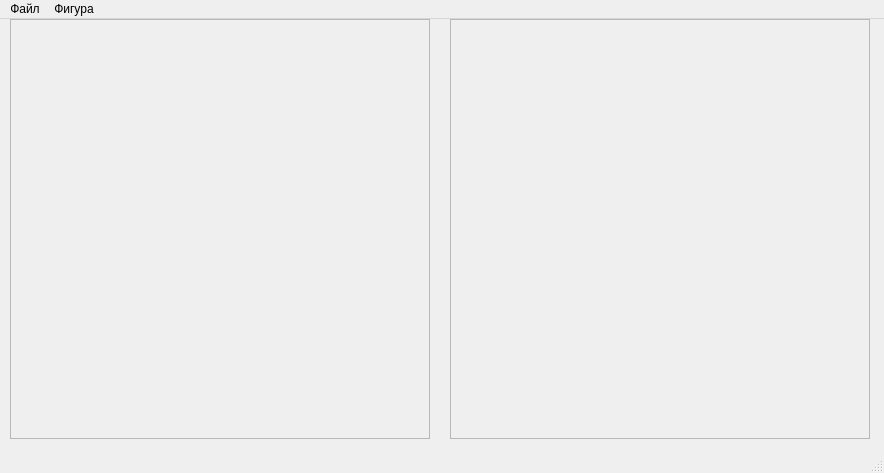
<?xml version="1.0" encoding="UTF-8"?>
<ui version="4.0">
 <class>MainWindow</class>
 <widget class="QMainWindow" name="MainWindow">
  <property name="geometry">
   <rect>
    <x>0</x>
    <y>0</y>
    <width>884</width>
    <height>473</height>
   </rect>
  </property>
  <property name="windowTitle">
   <string>d42do</string>
  </property>
  <property name="accessibleName">
   <string>Hi</string>
  </property>
  <property name="unifiedTitleAndToolBarOnMac">
   <bool>false</bool>
  </property>
  <widget class="QWidget" name="centralwidget">
   <widget class="QFrame" name="canvas_figure">
    <property name="geometry">
     <rect>
      <x>10</x>
      <y>0</y>
      <width>420</width>
      <height>420</height>
     </rect>
    </property>
    <property name="frameShape">
     <enum>QFrame::StyledPanel</enum>
    </property>
    <property name="frameShadow">
     <enum>QFrame::Raised</enum>
    </property>
   </widget>
   <widget class="QFrame" name="canvas_mesh">
    <property name="geometry">
     <rect>
      <x>450</x>
      <y>0</y>
      <width>420</width>
      <height>420</height>
     </rect>
    </property>
    <property name="frameShape">
     <enum>QFrame::StyledPanel</enum>
    </property>
    <property name="frameShadow">
     <enum>QFrame::Raised</enum>
    </property>
   </widget>
  </widget>
  <widget class="QMenuBar" name="menubar">
   <property name="geometry">
    <rect>
     <x>0</x>
     <y>0</y>
     <width>884</width>
     <height>30</height>
    </rect>
   </property>
   <widget class="QMenu" name="File">
    <property name="title">
     <string>Файл</string>
    </property>
    <addaction name="save_world"/>
   </widget>
   <widget class="QMenu" name="Figure">
    <property name="title">
     <string>Фигура</string>
    </property>
    <addaction name="add_rectangle"/>
    <addaction name="edit_figure"/>
    <addaction name="separator"/>
    <addaction name="create_world"/>
   </widget>
   <addaction name="File"/>
   <addaction name="Figure"/>
  </widget>
  <widget class="QStatusBar" name="statusbar"/>
  <action name="add_rectangle">
   <property name="text">
    <string>Добавить прямоугольник</string>
   </property>
  </action>
  <action name="create_world">
   <property name="text">
    <string>Задать рабочее пространство</string>
   </property>
  </action>
  <action name="save_world">
   <property name="text">
    <string>Сохранить</string>
   </property>
  </action>
  <action name="action_2">
   <property name="checkable">
    <bool>false</bool>
   </property>
   <property name="enabled">
    <bool>false</bool>
   </property>
   <property name="text">
    <string>                     Примитивы:</string>
   </property>
  </action>
  <action name="empty">
   <property name="text">
    <string>Фигура пуста</string>
   </property>
  </action>
  <action name="edit_figure">
   <property name="text">
    <string>Редактировать</string>
   </property>
  </action>
 </widget>
 <resources/>
 <connections/>
</ui>
